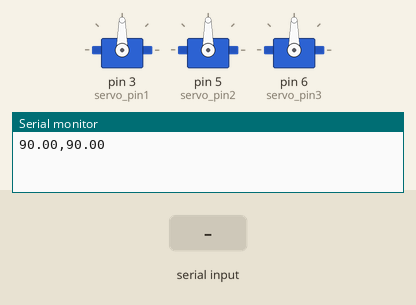
Bench run of a sketch on a simulated Arduino Uno, built with avr-gcc and run on an emulated ATmega328P. On the bench: 3 × servo, the last lines printed to the serial monitor. The inputs (shaded band) are chosen by the test bench.

Above: at 1.2 s.
1.3 s: "1\n" received over Serial
At 2.2 s:
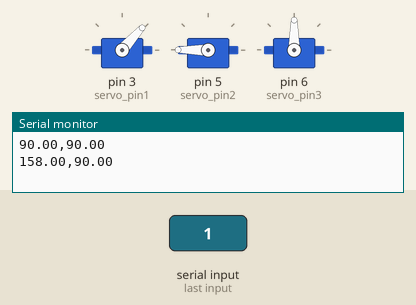
2.8 s: "90,45\n" received over Serial
At 4.0 s:
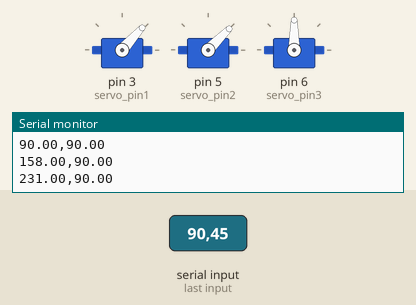
4.3 s: "1,90\n" received over Serial
At 4.8 s:
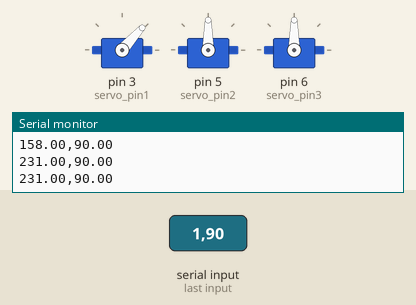
5.8 s: "30,150\n" received over Serial
At 6.7 s:
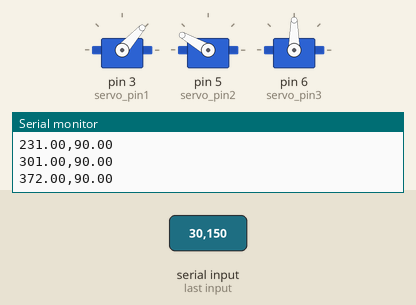
7.3 s: "5\n" received over Serial
At 8.6 s:
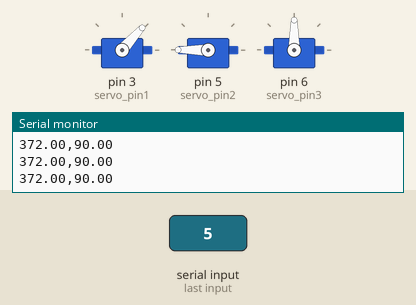
Timing chart, 0 to 9.8 s (numbered marks = the images above; inputs shaded):
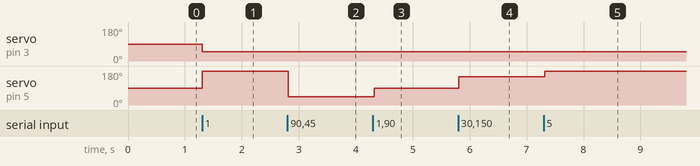

Measured:
- after the input at 1.3 s, servo on pin 3 (servo_pin1): 90° → 48° at once; servo on pin 5 (servo_pin2): 90° → 180° at once
- after the input at 2.8 s, servo on pin 5 (servo_pin2): 180° → 45° at once
- after the input at 4.3 s, servo on pin 5 (servo_pin2): 45° → 90° at once
- after the input at 5.8 s, servo on pin 5 (servo_pin2): 90° → 150° at once
- after the input at 7.3 s, servo on pin 5 (servo_pin2): 150° → 180° at once

The sketch:

arduinoT2.ino
```cpp
#include <Servo.h>

//Incluir libreria control de servos


//Pines servos;
#define servo_pin1 3
#define servo_pin2 5
#define servo_pin3 6

//Inicializar objetos servo
Servo servo1;//Base
Servo servo2;//Medio
Servo servo3;//Garra

//Guardar posicion servos
int servo_pos1 = 90;
int servo_pos2 = 90;
int servo_pos3 = 100;

//Variables para guardar las instrucciones
int servo_control1 = 0;
int servo_control2 = 0;
int servo_control3 = 0;

//Variables para recibir el comando
String delimiter = ",";
String substr;
int delimiterIndex;


//Para manipulador
const float msRightSpin = 738;          //Tiempo en dar una vuelta hacia la derecha
const float msLeftSpin = 1330;          //Tiempo en dar una vuelta hacia la izquierda
const float numLaps = 4;                //Número de vueltas para abrir la garra

const int rightVal = 86;          //Sentido horario
const int leftVal = 100;          //Sentido anti-horario
const int stopVal = 90;           //Valor en el que el servo se mantiene quieto

char data = '\0';
unsigned long now;
unsigned long lastTime;
unsigned long stopTime;

//Mandar angulos
String hola1 = " ";
String hola2 = " ";

int tiempo1 = 0;
int tiempo2 = 0;
int intervalo = 1000;


void setup() {
  //Inicializar el serial
  Serial.begin(250000);
  Serial.setTimeout(1);

  //Inicializar los servos
  servo1.attach(servo_pin1);
  servo2.attach(servo_pin2);
  servo3.attach(servo_pin3);

  //Posicion inical servos;
  servo1.write(servo_pos1);
  servo2.write(servo_pos2);
  servo3.write(stopVal);

}

void loop() {

  //Recibir y parsear los controles
  if (Serial.available() > 0) {

  String inputString = Serial.readString();
  int values[4]; // array to store the four parsed floats
  int valueIndex = 0; // index to keep track of which float is being parsed
  int commaIndex = 0; // index to keep track of the comma position

  while (commaIndex >= 0) {
    commaIndex = inputString.indexOf(","); // find the next comma in the input string
    if (commaIndex >= 0) {
      values[valueIndex] = atoi(inputString.substring(0, commaIndex).c_str()); // parse the float between the start of the string and the comma
      inputString = inputString.substring(commaIndex + 1); // remove the parsed float and the comma from the input string
      valueIndex++; // increment the index to parse the next float
    }
  }

  values[valueIndex] = atoi(inputString.c_str()); // parse the final float in the input string

  // destructure
  servo_control1 = values[0];
  servo_control2 = values[1];
  servo_control3 = values[2];

  }


  //Mover los servos dependiendo del input

  if (servo_control1 == 1 || servo_control1 == -1){
    servo_pos1 = servo_pos1 + servo_control1;
    servo1.write(servo_pos1);
    }

  if (servo_control2 == 1 || servo_control2 == -1){
    servo_pos2 = servo_pos2 + servo_control2;
    servo2.write(servo_pos2);
    }

  if (servo_control3 == 1 || servo_control3 == -1){
    servo_pos3 = servo_pos3 + servo_control3;
    servo3.write(servo_pos3);

  }

  if(servo_control1 > 1)
  {
    servo1.write(servo_control1);
  }
    if(servo_control3 > 1 || servo_control3 < -1)
  {
    servo1.write(servo_control3);
  }
  if(servo_control2 > 1 || servo_control2 < -1)
  {
    servo2.write(servo_control2);
  }


  char buffer[20];
  dtostrf(servo_pos1, 5, 2, buffer);
  String cadena1 = String(buffer);
  dtostrf(servo_pos2, 5, 2, buffer);
  String cadena2 = String(buffer);


  hola1 = cadena1 +"," +cadena2;


  tiempo1 = millis();
  if (tiempo1-tiempo2>intervalo){
      tiempo2 = tiempo1;
      Serial.println(hola1);
      hola2 = hola1;
      }


  delay(10);

}
```
